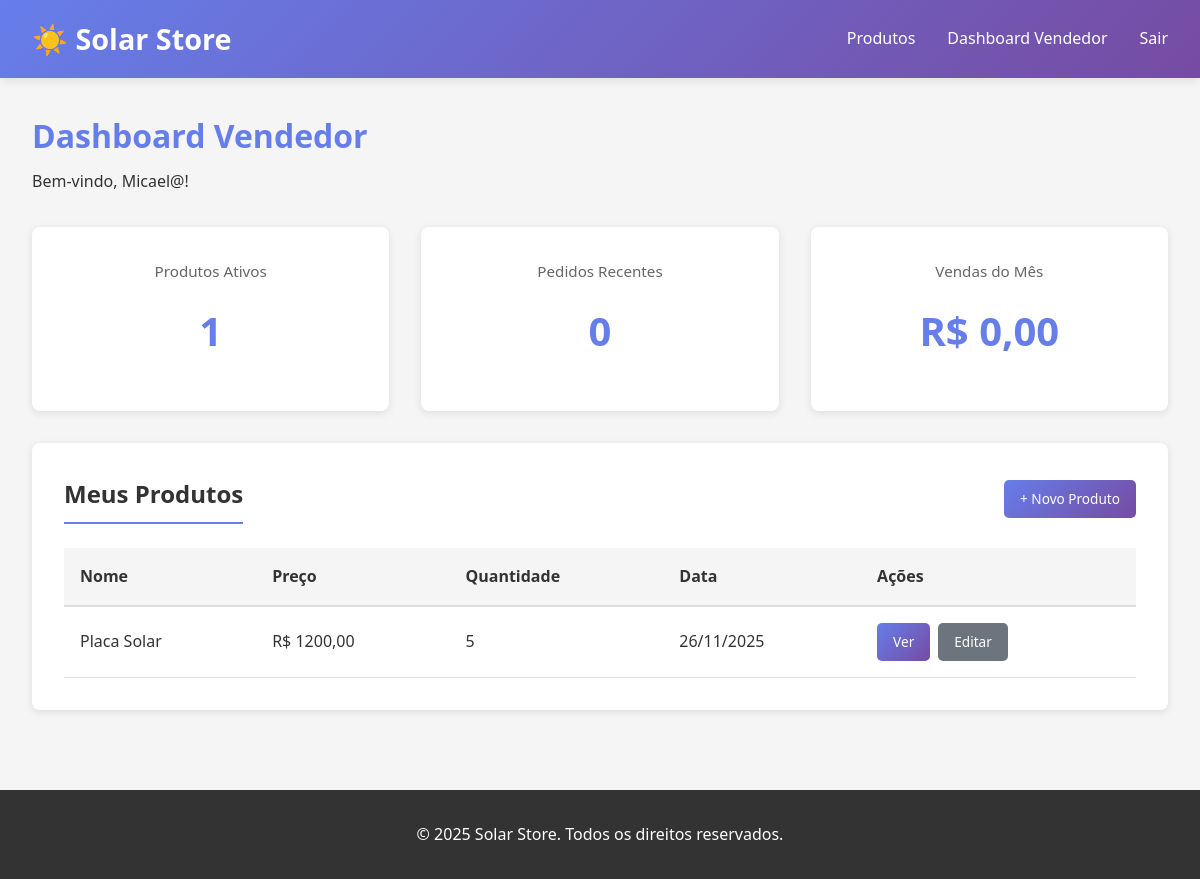
Before: /accounts/seller/dashboard/ (signed in) with the older database file.
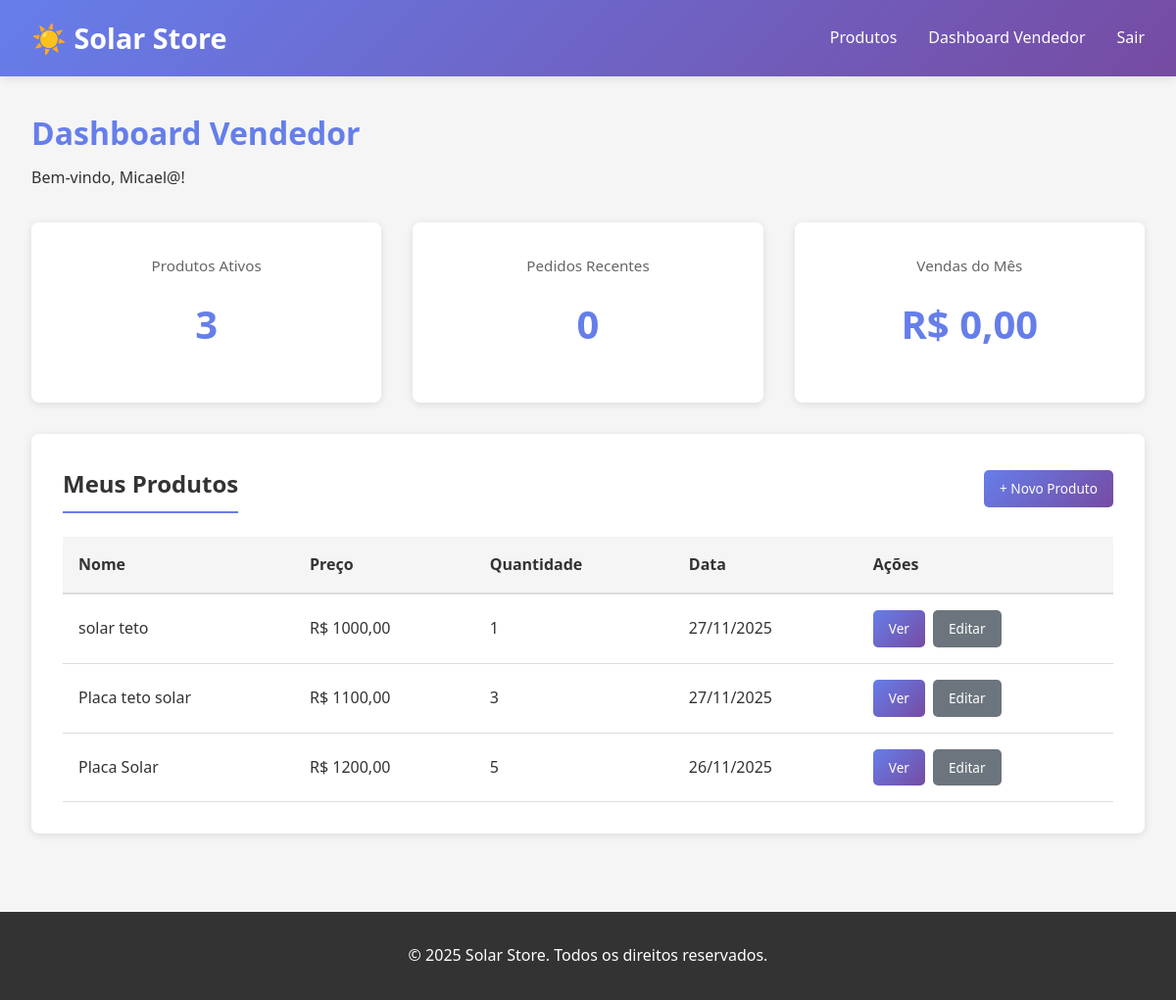
After: the same page with the newer database file.
### products/models.py (models this page shows, shortened)
class Product(models.Model):
    seller = models.ForeignKey('accounts.SellerProfile', on_delete=models.CASCADE, related_name='products')
    name = models.CharField(max_length=255)
    slug = models.SlugField(max_length=255, unique=True, blank=True)
    description = models.TextField(blank=True)
    price = models.DecimalField(max_digits=10, decimal_places=2)
    quantity = models.PositiveIntegerField(default=0)
    image = models.ImageField(upload_to='products/%Y/%m/%d/', blank=True, null=True)
    image_url = models.URLField(max_length=500, blank=True, null=True, help_text="Link externo para imagem (ex: https://exemplo.com/imagem.png)")
    created_at = models.DateTimeField(auto_now_add=True)
    updated_at = models.DateTimeField(auto_now=True)
    class Meta:
        ordering = ['-created_at']

### accounts/views.py (the view)
# urls.py: path('seller/dashboard/', views.seller_dashboard, name='seller_dashboard'),
@login_required
def seller_dashboard(request):
    seller_profile = getattr(request.user, 'seller_profile', None)
    if not seller_profile:
        return redirect('login')
    products = seller_profile.products.all()
    return render(request, 'accounts/seller_dashboard.html', {
        'products': products,
        'products_count': products.count()
    })

### accounts/templates/accounts/seller_dashboard.html (shortened to what this page needs)
{% extends "base/base.html" %}
{% block content %}
<div class="dashboard-header">
    <h1>Dashboard Vendedor</h1>
    <p>Bem-vindo, {{ user.get_full_name|default:user.username }}!</p>
</div>
<div class="dashboard-grid">
    <div class="stat-card">
        <div class="stat-label">Produtos Ativos</div>
        <div class="stat-value">{{ products_count }}</div>
    </div>
    <div class="stat-card">
        <div class="stat-label">Pedidos Recentes</div>
        <div class="stat-value">0</div>
    </div>
    <div class="stat-card">
        <div class="stat-label">Vendas do Mês</div>
        <div class="stat-value">R$ 0,00</div>
    </div>
</div>
<div class="products-section">
    <div style="display: flex; justify-content: space-between; align-items: center; margin-bottom: 1.5rem;">
        <h2 style="margin: 0;">Meus Produtos</h2>
        <a href="{% url 'product_create' %}" class="btn btn-primary btn-sm">+ Novo Produto</a>
    </div>
    {% if products %}
        <table class="product-table">
            <thead>
                <tr>
                    <th>Nome</th>
                    <th>Preço</th>
                    <th>Quantidade</th>
                    <th>Data</th>
                    <th>Ações</th>
                </tr>
            </thead>
            <tbody>
                {% for product in products %}
                <tr>
                    <td>{{ product.name }}</td>
                    <td>R$ {{ product.price|floatformat:2 }}</td>
                    <td>{{ product.quantity }}</td>
                    <td>{{ product.created_at|date:"d/m/Y" }}</td>
                    <td>
                        <div class="actions">
                            <a href="{% url 'product_detail' slug=product.slug %}" class="btn btn-primary btn-sm">Ver</a>
                            <a href="#" class="btn btn-secondary btn-sm">Editar</a>
                        </div>
                    </td>
                </tr>
                {% endfor %}
            </tbody>
        </table>
    {% else %}
        <p style="text-align: center; color: #999; padding: 2rem;">
            Você ainda não tem produtos. <a href="{% url 'product_create' %}">Criar novo produto</a>
        </p>
    {% endif %}
</div>
{% endblock %}

### templates/base/base.html (shortened to what this page needs)
<!DOCTYPE html>
<html lang="pt-BR">
<head>
</head>
<body>
    <nav class="navbar">
        <div class="navbar-container">
            <a href="{% url 'home' %}" class="navbar-brand">
                ☀️ Solar Store
            </a>
            <ul class="navbar-nav">
                {% if user.is_authenticated %}
                    <li><a href="{% url 'product_list' %}">Produtos</a></li>
                    {% if user.seller_profile %}
                        <li><a href="{% url 'seller_dashboard' %}">Dashboard Vendedor</a></li>
                    {% elif user.customer_profile %}
                        <li><a href="{% url 'customer_dashboard' %}">Dashboard Cliente</a></li>
                    {% endif %}
                    <li><a href="{% url 'logout' %}">Sair</a></li>
                {% else %}
                    <li><a href="{% url 'login' %}">Login</a></li>
                {% endif %}
            </ul>
        </div>
    </nav>
    <div class="container">
        {% block content %}{% endblock %}
    </div>
    <footer>
        <p>&copy; 2025 Solar Store. Todos os direitos reservados.</p>
    </footer>
</body>
</html>

### templates/base/base.html (style rules this page uses)
* { margin: 0; padding: 0; box-sizing: border-box; }
body { font-family: 'Segoe UI', Tahoma, Geneva, Verdana, sans-serif; background-color: #f5f5f5; color: #333; line-height: 1.6; }
.navbar { background: linear-gradient(135deg, #667eea 0%, #764ba2 100%); padding: 1rem 2rem; box-shadow: 0 2px 10px rgba(0, 0, 0, 0.1); position: sticky; top: 0; z-index: 100; }
.navbar-container { max-width: 1200px; margin: 0 auto; display: flex; justify-content: space-between; align-items: center; }
.navbar-brand { font-size: 1.8rem; font-weight: bold; color: white; text-decoration: none; display: flex; align-items: center; gap: 0.5rem; }
.navbar-nav { display: flex; gap: 2rem; align-items: center; list-style: none; }
.navbar-nav a { color: white; text-decoration: none; transition: opacity 0.3s; }
.container { max-width: 1200px; margin: 0 auto; padding: 2rem; }
.btn { display: inline-block; padding: 0.75rem 1.5rem; border-radius: 5px; border: none; cursor: pointer; font-size: 1rem; transition: all 0.3s; text-decoration: none; text-align: center; }
.btn-primary { background: linear-gradient(135deg, #667eea 0%, #764ba2 100%); color: white; }
.btn-secondary { background-color: #6c757d; color: white; }
footer { background-color: #333; color: white; text-align: center; padding: 2rem; margin-top: 3rem; }

### accounts/templates/accounts/seller_dashboard.html (style rules this page uses)
.dashboard-header { margin-bottom: 2rem; }
.dashboard-header h1 { font-size: 2rem; color: #667eea; margin-bottom: 0.5rem; }
.dashboard-grid { display: grid; grid-template-columns: repeat(auto-fit, minmax(250px, 1fr)); gap: 2rem; margin: 2rem 0; }
.stat-card { background: white; border-radius: 8px; box-shadow: 0 2px 8px rgba(0, 0, 0, 0.1); padding: 2rem; text-align: center; }
.stat-card .stat-value { font-size: 2.5rem; font-weight: bold; color: #667eea; margin: 1rem 0; }
.stat-card .stat-label { color: #666; font-size: 0.95rem; }
.products-section { background: white; border-radius: 8px; box-shadow: 0 2px 8px rgba(0, 0, 0, 0.1); padding: 2rem; margin-top: 2rem; }
.products-section h2 { color: #333; margin-bottom: 1.5rem; border-bottom: 2px solid #667eea; padding-bottom: 0.5rem; }
.product-table { width: 100%; border-collapse: collapse; }
.product-table th { background-color: #f5f5f5; padding: 1rem; text-align: left; font-weight: 600; border-bottom: 2px solid #ddd; }
.product-table td { padding: 1rem; border-bottom: 1px solid #ddd; }
.btn-sm { padding: 0.5rem 1rem; font-size: 0.85rem; }
.actions { display: flex; gap: 0.5rem; }

Changed rows visible on the page:
added Product: name "solar teto", price "1000,00", quantity "1", created_at "27/11/2025"
added Product: name "Placa teto solar", price "1100,00", quantity "3", created_at "27/11/2025"
Other visible differences:
{{ products_count }}: "1" → "3"
